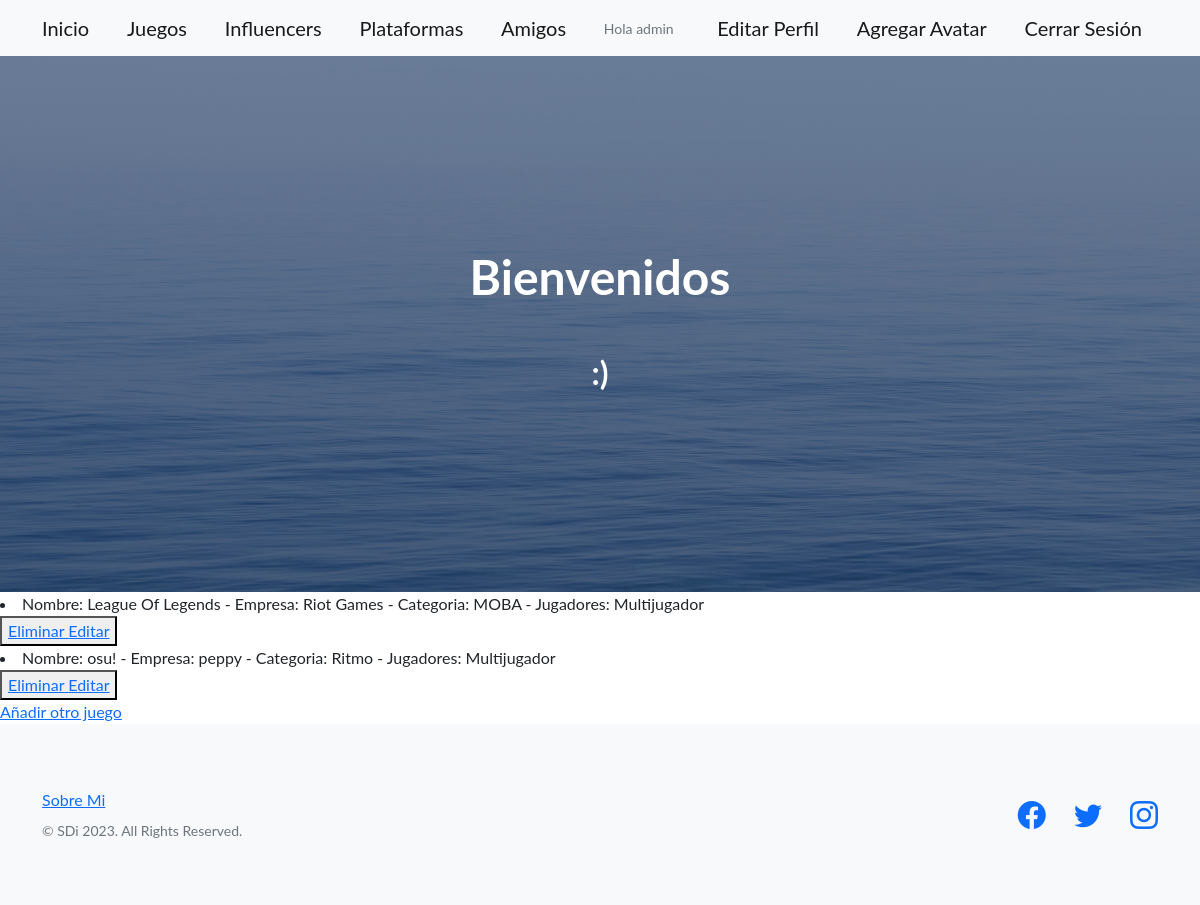
The page /AppGenerica/leer_juego/ (signed in) on the database its author committed.
### AppGenerica/models.py (models this page shows)
class Juego(models.Model):
    nombre = models.CharField(max_length=40)
    empresa = models.CharField(max_length=40)
    categoria = models.CharField(max_length=40)
    jugadores = models.CharField(max_length=40)
    def __str__(self):
        return f"Nombre: {self.nombre} - Empresa: {self.empresa} - Categoria: {self.categoria} - Jugadores: {self.jugadores}"

### AppGenerica/views.py (the view)
# urls.py: path(r'leer_juego/', views.leer_juego, name='LeerJuego'),
@login_required
def leer_juego(request):
    juego = Juego.objects.all()
    contexto = {'juego':juego}
    return render(request, r'leer_juego.html', contexto)

### AppGenerica/templates/leer_juego.html
{% extends 'padre.html' %}
{% load static %}
{% block contenidoQueCambia %}
    {% for j in juego %}
        <li>{{j}}</li>
        <button>
            <a href="{% url 'EliminarJuego' j.nombre %}"> Eliminar </a>
            <a href="{% url 'EditarJuego' j.nombre %}"> Editar </a>
        </button>
    {% endfor %}
    <br>
    <a href="{% url 'Juegos' %}"> Añadir otro juego</a>
{% endblock %}

### AppGenerica/templates/padre.html (shortened to what this page needs)
<!DOCTYPE html>
<html lang="en">
    <head>
        {% load static %}
        <link href="https://cdn.jsdelivr.net/npm/bootstrap-icons@1.5.0/font/bootstrap-icons.css" rel="stylesheet" type="text/css" />
        <link href="{% static 'AppGenerica/css/styles.css' %}" rel="stylesheet" />
    </head>
    <body>
        <nav class="navbar navbar-light bg-light static-top">
            <div class="container">
                <a class="navbar-brand" href="{% url 'Inicio' %}">Inicio</a>
                <a class="navbar-brand" href="{% url 'LeerJuego' %}">Juegos</a>
                <a class="navbar-brand" href="{% url 'LeerInfluencer' %}">Influencers</a>
                <a class="navbar-brand" href="{% url 'LeerPlataforma' %}">Plataformas</a>
                <a class="navbar-brand" href="{% url 'LeerAmigo' %}">Amigos</a>
                {% if request.user.is_authenticated %}
                <p class="text-muted small mb-4 mb-lg-0">Hola {{user.username}}</p>
                <a class="navbar-brand" href="{% url 'EditarPerfil' %}">Editar Perfil</a>
                <a class="navbar-brand" href="{% url 'AgregarAvatar' %}">Agregar Avatar</a>
                <a class="navbar-brand" href="{% url 'Logout' %}">Cerrar Sesión</a>
                {% endif %}
            </div>
        </nav>
        <header class="masthead">
            <div class="container position-relative">
                <div class="row justify-content-center">
                    <div class="col-xl-6">
                        <div class="text-center text-white">
                            <h1 class="mb-5">Bienvenidos</h1>
                            <h2>:)</h2>
                        </div>
                    </div>
                </div>
            </div>
        </header>
        {% block contenidoQueCambia %}
        {% endblock %}
        <footer class="footer bg-light">
            <div class="container">
                <div class="row">
                    <div class="col-lg-6 h-100 text-center text-lg-start my-auto">
                        <ul class="list-inline mb-2">
                            <li class="list-inline-item"><a href="{% url 'SobreMi' %}">Sobre Mi</a></li>
                        </ul>
                        <p class="text-muted small mb-4 mb-lg-0">&copy; SDi 2023. All Rights Reserved.</p>
                    </div>
                    <div class="col-lg-6 h-100 text-center text-lg-end my-auto">
                        <ul class="list-inline mb-0">
                            <li class="list-inline-item me-4">
                                <a href="{% url 'Nada' %}"><i class="bi-facebook fs-3"></i></a>
                            </li>
                            <li class="list-inline-item me-4">
                                <a href="{% url 'Nada' %}"><i class="bi-twitter fs-3"></i></a>
                            </li>
                            <li class="list-inline-item">
                                <a href="{% url 'Nada' %}"><i class="bi-instagram fs-3"></i></a>
                            </li>
                        </ul>
                    </div>
                </div>
            </div>
        </footer>
    </body>
</html>

### rows shown on the page
Juego: nombre+empresa+categoria "Nombre: League Of Legends - Empresa: Riot Games - Categoria: MOBA - Jugadores: Multijugador"
Juego: nombre+empresa+categoria "Nombre: osu! - Empresa: peppy - Categoria: Ritmo - Jugadores: Multijugador"

### other values the page prints
{{ user.username }} "admin"
